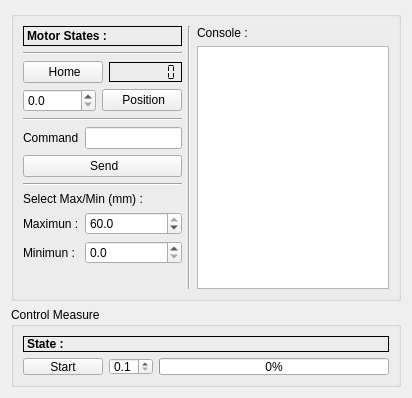
      <widget class="QWidget" name="tab_2">
       <attribute name="title">
        <string>Motor Control :</string>
       </attribute>
       <layout class="QVBoxLayout" name="verticalLayout_14">
        <item>
         <widget class="QGroupBox" name="groupBox">
          <property name="minimumSize">
           <size>
            <width>310</width>
            <height>280</height>
           </size>
          </property>
          <property name="maximumSize">
           <size>
            <width>390</width>
            <height>290</height>
           </size>
          </property>
          <property name="contextMenuPolicy">
           <enum>Qt::DefaultContextMenu</enum>
          </property>
          <property name="title">
           <string/>
          </property>
          <property name="flat">
           <bool>false</bool>
          </property>
          <property name="checkable">
           <bool>false</bool>
          </property>
          <layout class="QHBoxLayout" name="horizontalLayout_4">
           <item>
            <layout class="QVBoxLayout" name="verticalLayout_4">
             <item>
              <widget class="QLabel" name="label_state">
               <property name="minimumSize">
                <size>
                 <width>0</width>
                 <height>20</height>
                </size>
               </property>
               <property name="maximumSize">
                <size>
                 <width>16777215</width>
                 <height>20</height>
                </size>
               </property>
               <property name="font">
                <font>
                 <family>MS Shell Dlg 2</family>
                 <weight>75</weight>
                 <bold>true</bold>
                </font>
               </property>
               <property name="frameShape">
                <enum>QFrame::Panel</enum>
               </property>
               <property name="text">
                <string>Motor States : </string>
               </property>
               <property name="textFormat">
                <enum>Qt::AutoText</enum>
               </property>
               <property name="scaledContents">
                <bool>false</bool>
               </property>
               <property name="wordWrap">
                <bool>false</bool>
               </property>
              </widget>
             </item>
             <item>
              <widget class="Line" name="line">
               <property name="orientation">
                <enum>Qt::Horizontal</enum>
               </property>
              </widget>
             </item>
             <item>
              <layout class="QVBoxLayout" name="verticalLayout_3">
               <item>
                <layout class="QHBoxLayout" name="horizontalLayout_2">
                 <item>
                  <widget class="QPushButton" name="button_Home">
                   <property name="text">
                    <string> Home</string>
                   </property>
                   <property name="icon">
                    <iconset resource="icone.qrc">
                     <normaloff>:/iconeMotor/icone/house.png</normaloff>:/iconeMotor/icone/house.png</iconset>
                   </property>
                  </widget>
                 </item>
                 <item>
                  <widget class="QLCDNumber" name="lcdNumber">
                   <property name="maximumSize">
                    <size>
                     <width>100</width>
                     <height>20</height>
                    </size>
                   </property>
                   <property name="frameShadow">
                    <enum>QFrame::Plain</enum>
                   </property>
                   <property name="smallDecimalPoint">
                    <bool>true</bool>
                   </property>
                   <property name="digitCount">
                    <number>7</number>
                   </property>
                   <property name="segmentStyle">
                    <enum>QLCDNumber::Flat</enum>
                   </property>
                   <property name="value" stdset="0">
                    <double>0.000000000000000</double>
                   </property>
                   <property name="intValue" stdset="0">
                    <number>0</number>
                   </property>
                  </widget>
                 </item>
                </layout>
               </item>
               <item>
                <layout class="QHBoxLayout" name="horizontalLayout_3">
                 <item>
                  <widget class="QDoubleSpinBox" name="SpinBox_Position">
                   <property name="decimals">
                    <number>1</number>
                   </property>
                  </widget>
                 </item>
                 <item>
                  <widget class="QPushButton" name="button_Position">
                   <property name="text">
                    <string> Position</string>
                   </property>
                   <property name="icon">
                    <iconset resource="icone.qrc">
                     <normaloff>:/iconeMotor/icone/route.png</normaloff>:/iconeMotor/icone/route.png</iconset>
                   </property>
                  </widget>
                 </item>
                </layout>
               </item>
              </layout>
             </item>
             <item>
              <widget class="Line" name="line_4">
               <property name="orientation">
                <enum>Qt::Horizontal</enum>
               </property>
              </widget>
             </item>
             <item>
              <layout class="QVBoxLayout" name="verticalLayout_5">
               <item>
                <layout class="QHBoxLayout" name="horizontalLayout">
                 <item>
                  <widget class="QLabel" name="label_Command">
                   <property name="text">
                    <string>Command</string>
                   </property>
                  </widget>
                 </item>
                 <item>
                  <widget class="QLineEdit" name="lineEdit_cmd"/>
                 </item>
                </layout>
               </item>
               <item>
                <widget class="QPushButton" name="button_Send">
                 <property name="text">
                  <string> Send</string>
                 </property>
                 <property name="icon">
                  <iconset resource="icone.qrc">
                   <normaloff>:/iconeMotor/icone/send.png</normaloff>:/iconeMotor/icone/send.png</iconset>
                 </property>
                </widget>
               </item>
               <item>
                <layout class="QVBoxLayout" name="verticalLayout">
                 <item>
                  <widget class="Line" name="line_2">
                   <property name="orientation">
                    <enum>Qt::Horizontal</enum>
                   </property>
                  </widget>
                 </item>
                 <item>
                  <widget class="QLabel" name="label_Min_Max">
                   <property name="text">
                    <string>Select Max/Min (mm) :</string>
                   </property>
                  </widget>
                 </item>
                 <item>
                  <layout class="QFormLayout" name="formLayout_2">
                   <item row="0" column="0">
                    <widget class="QLabel" name="label_Max">
                     <property name="text">
                      <string>Maximun :</string>
                     </property>
                    </widget>
                   </item>
                   <item row="0" column="1">
                    <widget class="QDoubleSpinBox" name="spinBox_Max">
                     <property name="decimals">
                      <number>1</number>
                     </property>
                     <property name="maximum">
                      <double>60.000000000000000</double>
                     </property>
                     <property name="value">
                      <double>60.000000000000000</double>
                     </property>
                    </widget>
                   </item>
                   <item row="1" column="0">
                    <widget class="QLabel" name="label_Min">
                     <property name="text">
                      <string>Minimun :</string>
                     </property>
                    </widget>
                   </item>
                   <item row="1" column="1">
                    <widget class="QDoubleSpinBox" name="spinBox_Min">
                     <property name="decimals">
                      <number>1</number>
                     </property>
                    </widget>
                   </item>
                  </layout>
                 </item>
                </layout>
               </item>
               <item>
                <spacer name="verticalSpacer_2">
                 <property name="orientation">
                  <enum>Qt::Vertical</enum>
                 </property>
                 <property name="sizeHint" stdset="0">
                  <size>
                   <width>20</width>
                   <height>40</height>
                  </size>
                 </property>
                </spacer>
               </item>
              </layout>
             </item>
            </layout>
           </item>
           <item>
            <widget class="Line" name="line_3">
             <property name="orientation">
              <enum>Qt::Vertical</enum>
             </property>
            </widget>
           </item>
           <item>
            <layout class="QVBoxLayout" name="verticalLayout_2">
             <item>
              <widget class="QLabel" name="label_Console">
               <property name="frameShape">
                <enum>QFrame::NoFrame</enum>
               </property>
               <property name="frameShadow">
                <enum>QFrame::Plain</enum>
               </property>
               <property name="text">
                <string>Console :</string>
               </property>
              </widget>
             </item>
             <item>
              <widget class="Console" name="console_Window">
               <property name="enabled">
                <bool>true</bool>
               </property>
               <property name="maximumSize">
                <size>
                 <width>10000000</width>
                 <height>10000000</height>
                </size>
               </property>
              </widget>
             </item>
            </layout>
           </item>
          </layout>
         </widget>
        </item>
        <item>
         <widget class="QGroupBox" name="groupBox_3">
          <property name="minimumSize">
           <size>
            <width>310</width>
            <height>80</height>
           </size>
          </property>
          <property name="maximumSize">
           <size>
            <width>390</width>
            <height>80</height>
           </size>
          </property>
          <property name="title">
           <string>Control Measure</string>
          </property>
          <layout class="QVBoxLayout" name="verticalLayout_13">
           <item>
            <widget class="QLabel" name="label_state_Measure">
             <property name="font">
              <font>
               <weight>75</weight>
               <bold>true</bold>
              </font>
             </property>
             <property name="frameShape">
              <enum>QFrame::Box</enum>
             </property>
             <property name="text">
              <string>State :</string>
             </property>
             <property name="textFormat">
              <enum>Qt::AutoText</enum>
             </property>
            </widget>
           </item>
           <item>
            <layout class="QHBoxLayout" name="horizontalLayout_27">
             <item>
              <widget class="QPushButton" name="button_Start_Measure">
               <property name="text">
                <string>Start</string>
               </property>
               <property name="icon">
                <iconset resource="icone.qrc">
                 <normaloff>:/iconeMotor/icone/flags.png</normaloff>:/iconeMotor/icone/flags.png</iconset>
               </property>
              </widget>
             </item>
             <item>
              <widget class="QDoubleSpinBox" name="spinBox_measure">
               <property name="decimals">
                <number>1</number>
               </property>
               <property name="minimum">
                <double>0.100000000000000</double>
               </property>
               <property name="maximum">
                <double>5.000000000000000</double>
               </property>
               <property name="value">
                <double>0.100000000000000</double>
               </property>
              </widget>
             </item>
             <item>
              <widget class="QProgressBar" name="progressBar">
               <property name="value">
                <number>0</number>
               </property>
              </widget>
             </item>
            </layout>
           </item>
          </layout>
         </widget>
        </item>
       </layout>
      </widget>
